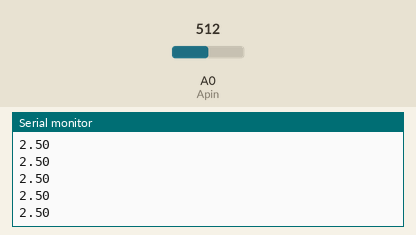
Simulated run of this sketch. Board: Arduino Uno, built with avr-gcc and run on an emulated ATmega328P. On the bench: the last lines printed to the serial monitor. Inputs (shaded band) come from the test bench; at power-on: A0 (Apin) = 512.

Above: at 1.2 s.
1.3 s: A0 (Apin) set to 716
At 1.31 s:
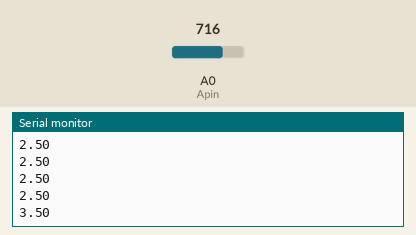
2.8 s: A0 (Apin) set to 900
At 2.82 s:
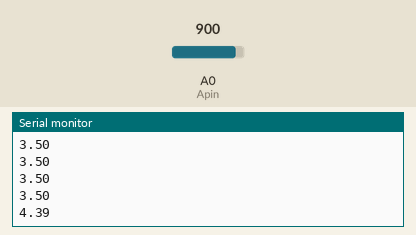
Timing chart, 0 to 5.8 s (numbered marks = the images above; inputs shaded):
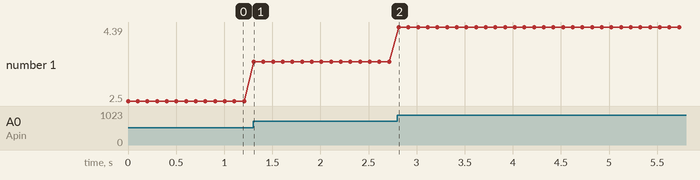

The sketch:

sketch_w4_potentiometer.ino
```cpp
/*
Potentiometer
*/

#define Apin A0
int val = 0; //analog value

void setup() {
  Serial.begin(9600);//open-console(console time)
}

void loop() {
  val = analogRead(Apin);
  float voltage = (5.00 / 1024) * val;
  Serial.println(voltage);// Write through to the console
  delay(100);
}
```

Measured:
- after the input at 1.3 s, the serial monitor: prints a new line at once (image 1)
- after the input at 2.8 s, the serial monitor: prints a new line at once (image 2)
- plotted number 1: 2.5 → 3.5 after the input at 1.3 s, 3.5 → 4.39 after the input at 2.8 s
